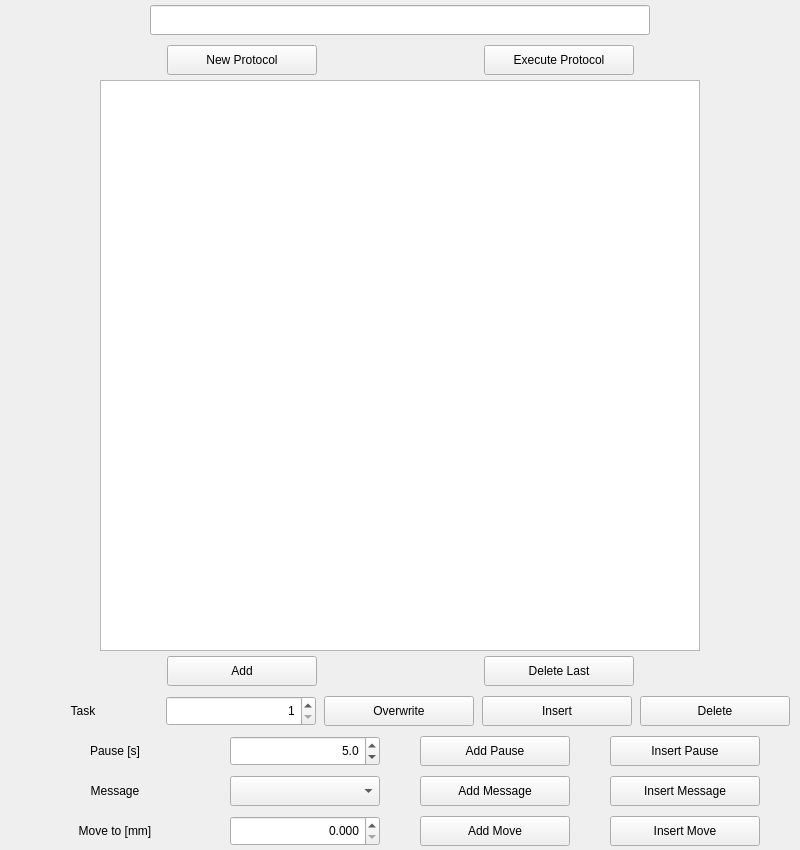
<?xml version="1.0" encoding="UTF-8"?>
<ui version="4.0">
 <class>Dialog</class>
 <widget class="QDialog" name="Dialog">
  <property name="geometry">
   <rect>
    <x>0</x>
    <y>0</y>
    <width>800</width>
    <height>850</height>
   </rect>
  </property>
  <property name="minimumSize">
   <size>
    <width>800</width>
    <height>850</height>
   </size>
  </property>
  <property name="maximumSize">
   <size>
    <width>800</width>
    <height>850</height>
   </size>
  </property>
  <property name="windowTitle">
   <string>Dialog</string>
  </property>
  <widget class="QWidget" name="verticalLayoutWidget_2">
   <property name="geometry">
    <rect>
     <x>0</x>
     <y>0</y>
     <width>801</width>
     <height>851</height>
    </rect>
   </property>
   <layout class="QVBoxLayout" name="verticalLayout_2">
    <property name="spacing">
     <number>0</number>
    </property>
    <item>
     <layout class="QHBoxLayout" name="horizontalLayout_4" stretch="0">
      <property name="spacing">
       <number>5</number>
      </property>
      <property name="leftMargin">
       <number>5</number>
      </property>
      <property name="topMargin">
       <number>5</number>
      </property>
      <property name="rightMargin">
       <number>5</number>
      </property>
      <property name="bottomMargin">
       <number>5</number>
      </property>
      <item>
       <widget class="QLineEdit" name="Protocol_Datapath_lineEdit">
        <property name="minimumSize">
         <size>
          <width>500</width>
          <height>30</height>
         </size>
        </property>
        <property name="maximumSize">
         <size>
          <width>500</width>
          <height>30</height>
         </size>
        </property>
       </widget>
      </item>
     </layout>
    </item>
    <item>
     <layout class="QHBoxLayout" name="horizontalLayout_3">
      <property name="spacing">
       <number>5</number>
      </property>
      <property name="leftMargin">
       <number>5</number>
      </property>
      <property name="topMargin">
       <number>5</number>
      </property>
      <property name="rightMargin">
       <number>5</number>
      </property>
      <property name="bottomMargin">
       <number>5</number>
      </property>
      <item>
       <widget class="QPushButton" name="Protocol_New_Protocol_pushButton">
        <property name="minimumSize">
         <size>
          <width>150</width>
          <height>30</height>
         </size>
        </property>
        <property name="maximumSize">
         <size>
          <width>150</width>
          <height>30</height>
         </size>
        </property>
        <property name="text">
         <string>New Protocol</string>
        </property>
        <property name="autoDefault">
         <bool>false</bool>
        </property>
       </widget>
      </item>
      <item>
       <widget class="QPushButton" name="Protocol_Execute_Protocol_pushButton">
        <property name="minimumSize">
         <size>
          <width>150</width>
          <height>30</height>
         </size>
        </property>
        <property name="maximumSize">
         <size>
          <width>150</width>
          <height>30</height>
         </size>
        </property>
        <property name="text">
         <string>Execute Protocol</string>
        </property>
        <property name="autoDefault">
         <bool>false</bool>
        </property>
       </widget>
      </item>
     </layout>
    </item>
    <item>
     <layout class="QHBoxLayout" name="horizontalLayout_5">
      <item>
       <widget class="QTableWidget" name="Protocol_Table_tableWidget">
        <property name="sizePolicy">
         <sizepolicy hsizetype="Expanding" vsizetype="Expanding">
          <horstretch>0</horstretch>
          <verstretch>0</verstretch>
         </sizepolicy>
        </property>
        <property name="minimumSize">
         <size>
          <width>600</width>
          <height>200</height>
         </size>
        </property>
        <property name="maximumSize">
         <size>
          <width>600</width>
          <height>600</height>
         </size>
        </property>
        <property name="layoutDirection">
         <enum>Qt::LeftToRight</enum>
        </property>
        <property name="editTriggers">
         <set>QAbstractItemView::NoEditTriggers</set>
        </property>
       </widget>
      </item>
     </layout>
    </item>
    <item>
     <layout class="QHBoxLayout" name="horizontalLayout">
      <property name="spacing">
       <number>5</number>
      </property>
      <property name="leftMargin">
       <number>5</number>
      </property>
      <property name="topMargin">
       <number>5</number>
      </property>
      <property name="rightMargin">
       <number>5</number>
      </property>
      <property name="bottomMargin">
       <number>5</number>
      </property>
      <item>
       <widget class="QPushButton" name="Protocol_Add_pushButton">
        <property name="minimumSize">
         <size>
          <width>150</width>
          <height>30</height>
         </size>
        </property>
        <property name="maximumSize">
         <size>
          <width>150</width>
          <height>30</height>
         </size>
        </property>
        <property name="layoutDirection">
         <enum>Qt::LeftToRight</enum>
        </property>
        <property name="text">
         <string>Add</string>
        </property>
        <property name="autoDefault">
         <bool>false</bool>
        </property>
       </widget>
      </item>
      <item>
       <widget class="QPushButton" name="Protocol_Delete_Last_pushButton">
        <property name="minimumSize">
         <size>
          <width>150</width>
          <height>30</height>
         </size>
        </property>
        <property name="maximumSize">
         <size>
          <width>150</width>
          <height>30</height>
         </size>
        </property>
        <property name="text">
         <string>Delete Last</string>
        </property>
        <property name="autoDefault">
         <bool>false</bool>
        </property>
       </widget>
      </item>
     </layout>
    </item>
    <item>
     <layout class="QHBoxLayout" name="horizontalLayout_2">
      <property name="spacing">
       <number>5</number>
      </property>
      <property name="leftMargin">
       <number>5</number>
      </property>
      <property name="topMargin">
       <number>5</number>
      </property>
      <property name="rightMargin">
       <number>5</number>
      </property>
      <property name="bottomMargin">
       <number>5</number>
      </property>
      <item>
       <widget class="QLabel" name="label">
        <property name="minimumSize">
         <size>
          <width>150</width>
          <height>30</height>
         </size>
        </property>
        <property name="maximumSize">
         <size>
          <width>150</width>
          <height>30</height>
         </size>
        </property>
        <property name="text">
         <string>Task</string>
        </property>
        <property name="alignment">
         <set>Qt::AlignCenter</set>
        </property>
       </widget>
      </item>
      <item>
       <widget class="QSpinBox" name="Protocol_Number_spinBox">
        <property name="minimumSize">
         <size>
          <width>150</width>
          <height>30</height>
         </size>
        </property>
        <property name="maximumSize">
         <size>
          <width>150</width>
          <height>30</height>
         </size>
        </property>
        <property name="layoutDirection">
         <enum>Qt::LeftToRight</enum>
        </property>
        <property name="alignment">
         <set>Qt::AlignRight|Qt::AlignTrailing|Qt::AlignVCenter</set>
        </property>
        <property name="minimum">
         <number>1</number>
        </property>
        <property name="maximum">
         <number>500</number>
        </property>
       </widget>
      </item>
      <item>
       <widget class="QPushButton" name="Protocol_Overwrite_pushButton">
        <property name="minimumSize">
         <size>
          <width>150</width>
          <height>30</height>
         </size>
        </property>
        <property name="maximumSize">
         <size>
          <width>150</width>
          <height>30</height>
         </size>
        </property>
        <property name="text">
         <string>Overwrite</string>
        </property>
        <property name="autoDefault">
         <bool>false</bool>
        </property>
       </widget>
      </item>
      <item>
       <widget class="QPushButton" name="Protocol_Insert_pushButton">
        <property name="minimumSize">
         <size>
          <width>150</width>
          <height>30</height>
         </size>
        </property>
        <property name="maximumSize">
         <size>
          <width>150</width>
          <height>30</height>
         </size>
        </property>
        <property name="text">
         <string>Insert</string>
        </property>
        <property name="autoDefault">
         <bool>false</bool>
        </property>
       </widget>
      </item>
      <item>
       <widget class="QPushButton" name="Protocol_Delete_pushButton">
        <property name="minimumSize">
         <size>
          <width>150</width>
          <height>30</height>
         </size>
        </property>
        <property name="maximumSize">
         <size>
          <width>150</width>
          <height>30</height>
         </size>
        </property>
        <property name="text">
         <string>Delete</string>
        </property>
        <property name="autoDefault">
         <bool>false</bool>
        </property>
       </widget>
      </item>
     </layout>
    </item>
    <item>
     <layout class="QHBoxLayout" name="horizontalLayout_7">
      <property name="spacing">
       <number>5</number>
      </property>
      <property name="leftMargin">
       <number>5</number>
      </property>
      <property name="topMargin">
       <number>5</number>
      </property>
      <property name="rightMargin">
       <number>5</number>
      </property>
      <property name="bottomMargin">
       <number>5</number>
      </property>
      <item>
       <widget class="QLabel" name="label_2">
        <property name="minimumSize">
         <size>
          <width>150</width>
          <height>30</height>
         </size>
        </property>
        <property name="maximumSize">
         <size>
          <width>150</width>
          <height>30</height>
         </size>
        </property>
        <property name="text">
         <string>Pause [s]</string>
        </property>
        <property name="alignment">
         <set>Qt::AlignCenter</set>
        </property>
       </widget>
      </item>
      <item>
       <widget class="QDoubleSpinBox" name="Protocol_Pause_doubleSpinBox">
        <property name="minimumSize">
         <size>
          <width>150</width>
          <height>30</height>
         </size>
        </property>
        <property name="maximumSize">
         <size>
          <width>150</width>
          <height>30</height>
         </size>
        </property>
        <property name="alignment">
         <set>Qt::AlignRight|Qt::AlignTrailing|Qt::AlignVCenter</set>
        </property>
        <property name="decimals">
         <number>1</number>
        </property>
        <property name="maximum">
         <double>5000.000000000000000</double>
        </property>
        <property name="value">
         <double>5.000000000000000</double>
        </property>
       </widget>
      </item>
      <item>
       <widget class="QPushButton" name="Protocol_Add_Pause_pushButton">
        <property name="minimumSize">
         <size>
          <width>150</width>
          <height>30</height>
         </size>
        </property>
        <property name="maximumSize">
         <size>
          <width>150</width>
          <height>30</height>
         </size>
        </property>
        <property name="text">
         <string>Add Pause</string>
        </property>
        <property name="autoDefault">
         <bool>false</bool>
        </property>
       </widget>
      </item>
      <item>
       <widget class="QPushButton" name="Protocol_Insert_Pause_pushButton">
        <property name="minimumSize">
         <size>
          <width>150</width>
          <height>30</height>
         </size>
        </property>
        <property name="maximumSize">
         <size>
          <width>150</width>
          <height>30</height>
         </size>
        </property>
        <property name="text">
         <string>Insert Pause</string>
        </property>
        <property name="autoDefault">
         <bool>false</bool>
        </property>
       </widget>
      </item>
     </layout>
    </item>
    <item>
     <layout class="QHBoxLayout" name="horizontalLayout_8">
      <property name="spacing">
       <number>5</number>
      </property>
      <property name="leftMargin">
       <number>5</number>
      </property>
      <property name="topMargin">
       <number>5</number>
      </property>
      <property name="rightMargin">
       <number>5</number>
      </property>
      <property name="bottomMargin">
       <number>5</number>
      </property>
      <item>
       <widget class="QLabel" name="label_3">
        <property name="minimumSize">
         <size>
          <width>150</width>
          <height>30</height>
         </size>
        </property>
        <property name="maximumSize">
         <size>
          <width>150</width>
          <height>30</height>
         </size>
        </property>
        <property name="text">
         <string>Message</string>
        </property>
        <property name="alignment">
         <set>Qt::AlignCenter</set>
        </property>
       </widget>
      </item>
      <item>
       <widget class="QComboBox" name="Protocol_Message_comboBox">
        <property name="minimumSize">
         <size>
          <width>150</width>
          <height>30</height>
         </size>
        </property>
        <property name="maximumSize">
         <size>
          <width>150</width>
          <height>30</height>
         </size>
        </property>
       </widget>
      </item>
      <item>
       <widget class="QPushButton" name="Protocol_Add_Message_pushButton">
        <property name="minimumSize">
         <size>
          <width>150</width>
          <height>30</height>
         </size>
        </property>
        <property name="maximumSize">
         <size>
          <width>150</width>
          <height>30</height>
         </size>
        </property>
        <property name="text">
         <string>Add Message</string>
        </property>
        <property name="autoDefault">
         <bool>false</bool>
        </property>
       </widget>
      </item>
      <item>
       <widget class="QPushButton" name="Protocol_Insert_Message_pushButton">
        <property name="minimumSize">
         <size>
          <width>150</width>
          <height>30</height>
         </size>
        </property>
        <property name="maximumSize">
         <size>
          <width>150</width>
          <height>30</height>
         </size>
        </property>
        <property name="text">
         <string>Insert Message</string>
        </property>
        <property name="autoDefault">
         <bool>false</bool>
        </property>
       </widget>
      </item>
     </layout>
    </item>
    <item>
     <layout class="QHBoxLayout" name="horizontalLayout_9">
      <property name="spacing">
       <number>5</number>
      </property>
      <property name="leftMargin">
       <number>5</number>
      </property>
      <property name="topMargin">
       <number>5</number>
      </property>
      <property name="rightMargin">
       <number>5</number>
      </property>
      <property name="bottomMargin">
       <number>5</number>
      </property>
      <item>
       <widget class="QLabel" name="label_4">
        <property name="minimumSize">
         <size>
          <width>150</width>
          <height>30</height>
         </size>
        </property>
        <property name="maximumSize">
         <size>
          <width>150</width>
          <height>30</height>
         </size>
        </property>
        <property name="text">
         <string>Move to [mm]</string>
        </property>
        <property name="alignment">
         <set>Qt::AlignCenter</set>
        </property>
       </widget>
      </item>
      <item>
       <widget class="QDoubleSpinBox" name="Protocol_MoveTo_doubleSpinBox">
        <property name="minimumSize">
         <size>
          <width>150</width>
          <height>30</height>
         </size>
        </property>
        <property name="maximumSize">
         <size>
          <width>150</width>
          <height>30</height>
         </size>
        </property>
        <property name="alignment">
         <set>Qt::AlignRight|Qt::AlignTrailing|Qt::AlignVCenter</set>
        </property>
        <property name="decimals">
         <number>3</number>
        </property>
        <property name="maximum">
         <double>195.000000000000000</double>
        </property>
        <property name="singleStep">
         <double>0.025000000000000</double>
        </property>
       </widget>
      </item>
      <item>
       <widget class="QPushButton" name="Protocol_Add_MoveTo_pushButton">
        <property name="minimumSize">
         <size>
          <width>150</width>
          <height>30</height>
         </size>
        </property>
        <property name="maximumSize">
         <size>
          <width>150</width>
          <height>30</height>
         </size>
        </property>
        <property name="text">
         <string>Add Move</string>
        </property>
        <property name="autoDefault">
         <bool>false</bool>
        </property>
       </widget>
      </item>
      <item>
       <widget class="QPushButton" name="Protocol_Insert_MoveTo_pushButton">
        <property name="minimumSize">
         <size>
          <width>150</width>
          <height>30</height>
         </size>
        </property>
        <property name="maximumSize">
         <size>
          <width>150</width>
          <height>30</height>
         </size>
        </property>
        <property name="text">
         <string>Insert Move</string>
        </property>
        <property name="autoDefault">
         <bool>false</bool>
        </property>
       </widget>
      </item>
     </layout>
    </item>
   </layout>
  </widget>
 </widget>
 <resources/>
 <connections/>
</ui>
